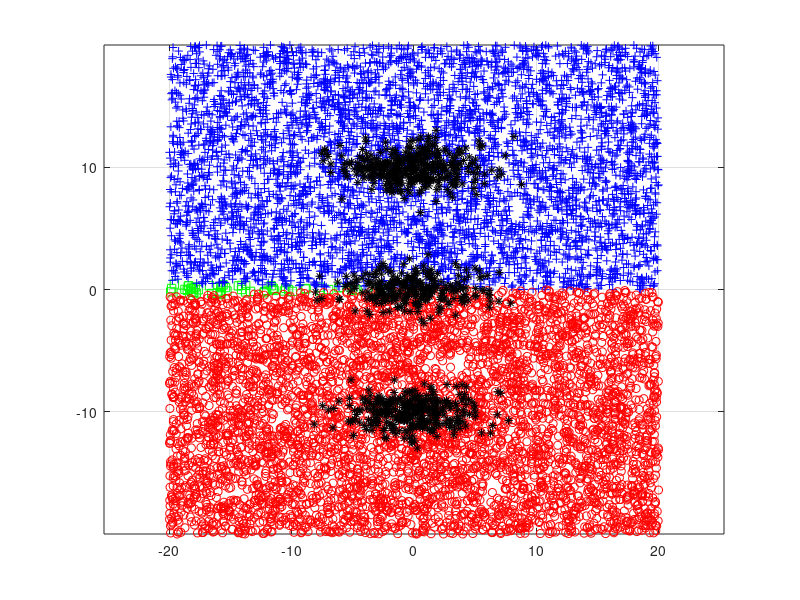

Source code (MATLAB):
% Matlab example: classification by regression with indicator matrix
% Homework 6 Problem 3
rng('default') %initialize seed for random number generator
rng(1)

%class conditional means
mu1=[0;0];
mu2=[0;10];
mu3=[0;-10];


Sigma = [8 0; 0 1]; % covariance
N=1000; % number of data points
y = zeros(N,3);
x = zeros(2,N);
b= rand(N,1);

for j=1:N
    if (0 <= b(j))&(b(j) <.3)
        Z(j,:) = [1 0 0];
        x(:,j) = mvnrnd(mu1,Sigma);
    elseif (.3<= b(j))&(b(j) < .7)
        Z(j,:) = [0 1 0];
        x(:,j) = mvnrnd(mu2,Sigma);
    elseif (.7<= b(j))&(b(j) <=1)
        Z(j,:) = [0 0 1];
        x(:,j) = mvnrnd(mu3,Sigma);
    end
end
D=x';
B=((D'*D)^(-1))*(D')*Z;
M=10000;
xt=40*(rand(2,M)-.5);
fhat = xt'*B;
[A C]=max(fhat');
CI1=find(C==1);
CI2=find(C==2);
CI3=find(C==3);
plot(xt(1,CI1),xt(2,CI1),'sg', xt(1,CI2),xt(2,CI2),'+b', ...
    xt(1,CI3),xt(2,CI3),'or',x(1,:),x(2,:),'*k')
axis equal
grid on
